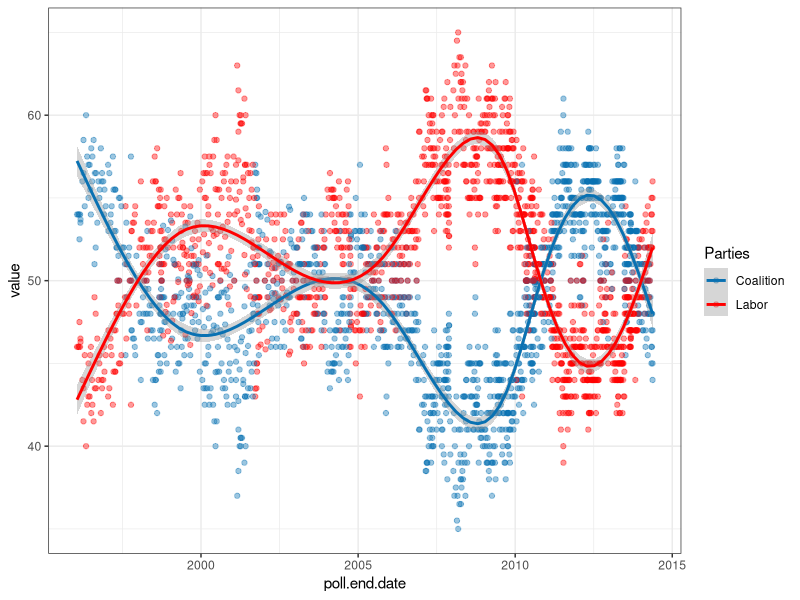

Reproduce this figure in R.
require(dplyr)
require(lubridate)
require(reshape2)
require(ggplot2)

#######################################################
# Functions to clean up and normalise the poll data.  #
#######################################################

clean.data <- function(data) {
  # clean up data names and remove unused columns from Toby's poll spreadsheet
  # leave in wide format
  names(data) <- tolower(names(data))
  data <- select(data, 
                 poll.end.date,
                 poll.source = source,
                 liberal,
                 national,
                 coalition,
                 alp,
                 greens,
                 palmer.united,
                 family.first,
                 democrats,
                 pauline.hanson.one.nation = pauline.hanson...one.nation,
                 others,
                 coalition.2pp = coalition..2pp.,
                 labor.2pp = labor..2pp.,
                 satisfied.pm=satisfied..pm.,
                 dissatisfied.pm=dissatisfied..pm.,
                 satisfied.loto = satisfied..loto.,
                 dissatisfied.loto = dissatisfied..loto.,
                 prime.minister.ppm = prime.minister..ppm.,
                 opposition.leader.ppm = opposition.leader..ppm.,
                 prime.minister,
                 opposition.leader
                 )
  data$poll.end.date <- as.Date(dmy(data$poll.end.date))
  return(data)
}

create.long <- function(data.clean) {
  # Make a long version of the cleaned up poll table for easier analysis
  data.long <- melt(data.clean, id.vars=c("poll.end.date", "poll.source", 
                                          "prime.minister", "opposition.leader"), na.rm=TRUE)
  data.long <- arrange(data.long, desc(poll.end.date), poll.source)
  
  # Tidy up variable names
  data.long$variable <- as.character(data.long$variable) # Can't perform the character operations on factors
  data.long$variable[data.long$variable=='alp'] <- "ALP"
  data.long$variable[data.long$variable=='coalition'] <- "Coalition"
  data.long$variable[data.long$variable=='liberal'] <- "Liberal"
  data.long$variable[data.long$variable=='national'] <- "National"
  data.long$variable[data.long$variable=='greens'] <- "Greens"
  data.long$variable[data.long$variable=='palmer.united'] <- "Palmer United"
  data.long$variable[data.long$variable=='others'] <- "Others"
  data.long$variable[data.long$variable=='coalition.2pp'] <- "Coalition (2pp)"
  data.long$variable[data.long$variable=='labor.2pp'] <- "Labor (2pp)"
  data.long$variable[data.long$variable=='satisfied.pm'] <- "Satisfied (PM)"
  data.long$variable[data.long$variable=='dissatisfied.pm'] <- "Dissatisfied (PM)"
  data.long$variable[data.long$variable=='satisfied.loto'] <- "Satisfied (LOTO)"
  data.long$variable[data.long$variable=='dissatisfied.loto'] <- "Dissatisfied (LOTO)"
  data.long$variable[data.long$variable=='prime.minister.ppm'] <- "Preferred Prime Minister (PM)"
  data.long$variable[data.long$variable=='opposition.leader.ppm'] <- "Preferred Prime Minister (LOTO)"
  data.long$variable <- as.factor(data.long$variable) # Convert back to factor

  return(data.long)
}

create.2pp.graph <- function(data) {
  # Create a ggplot2 graph of the
  graph <- ggplot(data, aes(y=value, x=poll.end.date, colour=variable))
  graph + geom_point(alpha=.4) + 
    stat_smooth() + 
    # This manually sets the legend values, see:
    # http://www.cookbook-r.com/Graphs/Legends_(ggplot2)/#modifying-the-text-of-legend-titles-and-labels
    scale_colour_manual(values=c("#0971B2", "#FF0000"),
                        name="Parties",
                        labels=c("Coalition", "Labor")) + 
    labs(list(title="Two-party Preferred Polling, 1996-2014", y="Per cent", x="Year")) +
    theme_bw()
}

####################################################
# Script to create a chart of polling since 1996.  #
####################################################

data.raw <- read.csv(file="Opinion_Poll_Master.csv")
data.clean <- clean.data(data.raw)
data.long <- create.long(data.clean)

# Create a table of only two party preferred results after 1996, then graph them
two.pp <- filter(data.long, variable=='Labor (2pp)' | variable=='Coalition (2pp)', poll.end.date >= '1996-01-01')
create.2pp.graph(two.pp)